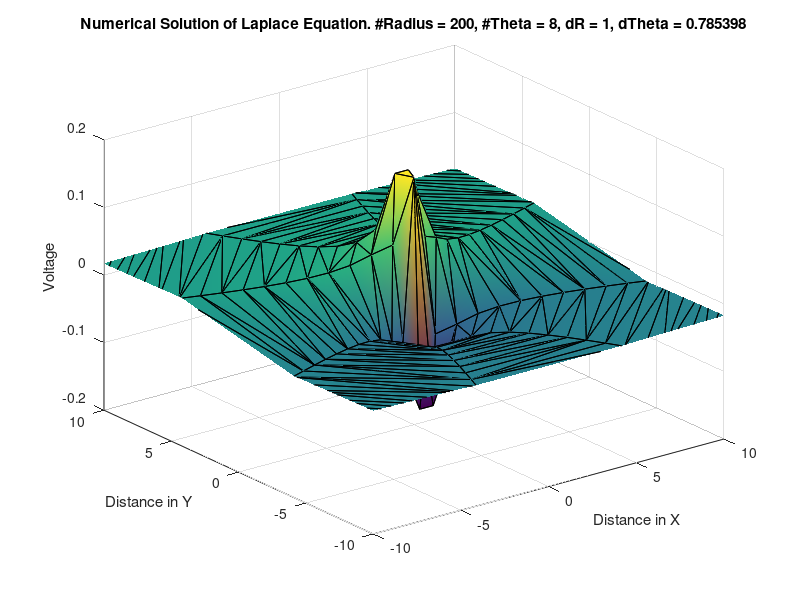

Source code (MATLAB):
clc
close all; clear all;

%%%%%%%%%%%%%%%%%%%%%%%%%%%%%%%%%%%%%%%%%%%%%%%%%%%%
%% Finite Difference Solution of Laplace Equation %
%%    4BC3 - Modelling of Biomedical Systems      %%
%%             Pavel Gueorguiev                   %%
%%            McMaster University                 %%
%%%%%%%%%%%%%%%%%%%%%%%%%%%%%%%%%%%%%%%%%%%%%%%%%%%%


%%%%%%%%%%%%%%%%%%%%%%%%%%%%%%%%%%%%%%%%%%%%%%%%%%%%
%%           Modifiable variables                 %%
%%%%%%%%%%%%%%%%%%%%%%%%%%%%%%%%%%%%%%%%%%%%%%%%%%%%

nR = 200;
nTheta = 8;

dR = 1;
dTheta = 2*pi/nTheta;
dThOff = pi/8;

q = 1*10^-9;
eps = 8.854*10^-12;

%%%%%%%%%%%%%%%%%%%%%%%%%%%%%%%%%%%%%%%%%%%%%%%%%%%%
%%          Matrix Dimensions/Definitions         %%
%%%%%%%%%%%%%%%%%%%%%%%%%%%%%%%%%%%%%%%%%%%%%%%%%%%%

nPoints = (nR-2)*nTheta;
z = zeros(nPoints,nPoints);
b = zeros(nPoints,1);
V = zeros(nTheta,1);

%%%%%%%%%%%%%%%%%%%%%%%%%%%%%%%%%%%%%%%%%%%%%%%%%%%%
%%         Calculating Boundary Condition         %%
%%     Voltage at a close distance(inner ring)    %%
%%%%%%%%%%%%%%%%%%%%%%%%%%%%%%%%%%%%%%%%%%%%%%%%%%%%
d = dR / 100;
pQ = [0 d];
nQ = [0 -d];
for (i = 1:nTheta)
  theta = i*dTheta + dThOff;
  [x,y] = pol2cart(theta,dR);
  r1 = ((pQ(1) - x)^2 + (pQ(2) - y)^2)^0.5;
  r2 = ((nQ(1) - x)^2 + (nQ(2) - y)^2)^0.5;
  V(i) = q/(4*pi*eps)*(1/r1 - 1/r2);
end

%%%%%%%%%%%%%%%%%%%%%%%%%%%%%%%%%%%%%%%%%%%%%%%%%%%%
%%               Matrix set-up loop               %%
%%         Solution of Laplace Equation           %%
%%              using Finite Difference           %%
%%    Dirichlet BC : Inner ring (see above)       %%
%%    Neumann BC   : Outermost ring equals inner  %%
%%                   dV/dR = 0                    %%     
%%%%%%%%%%%%%%%%%%%%%%%%%%%%%%%%%%%%%%%%%%%%%%%%%%%%
eqCount = 1;
for i = 2:nR-1
  for j = 1:nTheta
    A = (1/(dR^2) + 1/(i*(dR^2)));
    B = (-2/(dR^2) - 2/((i*dR)^2*(dTheta)^2));
    C = (-1/(i*(dR^2)) + 1/(dR^2));
    D = (1/((i*dR)^2*(dTheta)^2) + cot((j*dTheta)+dThOff)/(2*(dTheta)*(i*dR)^2));
    E = (1/((i*dR)^2*(dTheta)^2) - cot((j*dTheta)+dThOff)/(2*(dTheta)*(i*dR)^2));
	
	if (i == 2)			                        %BC 1) Dirichlet Boundary	
      b(eqCount) = -1*C*V(j);
	end
	
    if (j == 1)				                    %Case: V(#,1)->V(#,0) = V(#,N)
      %C->(theta-2)-> 0BD ->(theta-2)-> A  *Caution* E (shift +Theta) [C 0BD EA]
      z(eqCount,eqCount) = B;
      z(eqCount,eqCount+1) = D;
      z(eqCount,(eqCount-1)+nTheta) = E;
	  if (i != 2)                               %BC 1) Dirichlet Boundary
        z(eqCount,eqCount-nTheta) = C;
	  end
	  if (i != (nR-1))
        z(eqCount,eqCount+nTheta) = A;
      else
        %A = (1/(dR^2) + 1/((i+1)*(dR^2)));	  
        z(eqCount,eqCount) += A;                %BC 2) Neumann Boundary 
      end	  
	elseif (j == nTheta)			            %Case: V(#,N)->V(#,N+1) = V(#,1)
	  %C->(theta-2)-> EB0 ->(theta-2)-> A *Caution* D (shift -Theta) [CD EB0 A]
	    z(eqCount,eqCount) = B;
	    z(eqCount,(eqCount+1)-nTheta) = D;
	    z(eqCount,eqCount-1) = E;
		if (i != 2)		                        %BC 1) Dirichlet Boundary
	      z(eqCount,eqCount-nTheta) = C;
		end
		if (i != (nR-1))                        %BC 2) Neumann Boundary 
          z(eqCount,eqCount+nTheta) = A;
        else
		  %A = (1/(dR^2) + 1/((i+1)*(dR^2)));
		  z(eqCount,eqCount) += A;
        end		
	else
	  %C->(theta-2)-> EBD ->(theta-2)-> A [C EBD A]
	  z(eqCount,eqCount) = B;
	  z(eqCount,eqCount+1) = D;
	  z(eqCount,eqCount-1) = E;
	  if (i != 2)		                        %BC 1) Dirichlet Boundary
	    z(eqCount,eqCount-nTheta) = C;
	  end
	  if (i != (nR-1))
        z(eqCount,eqCount+nTheta) = A;          %BC 2) Neumann Boundary 
      else
	    %A = (1/(dR^2) + 1/((i+1)*(dR^2)));
	    z(eqCount,eqCount) += A;
      end		
	end
	eqCount = eqCount + 1;
  end
end

Vmap = inv(z)*b;

%%%%%%%%%%%%%%%%%%%%%%%%%%%%%%%%%%%%%%%%%%%%%%%%%
%%            Remapping of Results             %%
%%       Adding initial boundary voltage       %%
%% Convert polar to cylindrical and prepare    %%
%% the matrix for display                      %%
%%%%%%%%%%%%%%%%%%%%%%%%%%%%%%%%%%%%%%%%%%%%%%%%%

Vmap = [V;Vmap];
count=1; Rcount=1; 
Vcontour = zeros((nR-1),nTheta);
theta = zeros((nR-1)*nTheta,1);
r = zeros((nR-1)*nTheta,1);

for i = 1:nR-1
  for j = 1:nTheta
    theta(count) = dTheta*count;
	r(count) = dR*Rcount;
    Vcontour(i,j) = Vmap(count);	
	count=count+1;
  end
  Rcount=Rcount+1;
end

theta = theta + dThOff;
[x, y] = pol2cart (theta, r);
count = 1;
for i = 1:nR-1
  for j = 1:nTheta
    xMap(i,j) = x(count);
	yMap(i,j) = y(count);
	count+=1;
  end
end

%%%%%%%%%%%%%%%%%%%%%%%%%%%%%%%%%%%%%%%%%%%%%%%%%
%%            Graph - Using Trimap             %%
%%           See Trisuft Reference             %%
%%%%%%%%%%%%%%%%%%%%%%%%%%%%%%%%%%%%%%%%%%%%%%%%%

center = zeros(nTheta,1)';
Vcontour = [V'; Vcontour];
xMap = [center; xMap];
yMap = [center; yMap];

clf
tri = delaunay (xMap, yMap);
h = trisurf (tri, xMap, yMap, Vcontour, "facecolor", "interp");
%axis tight
axis([-10 10 -10 10])
zlim auto

title (sprintf("Numerical Solution of Laplace Equation. #Radius = %i, #Theta = %i, dR = %i, dTheta = %i",nR,nTheta,dR,dTheta))
xlabel('Distance in X');
ylabel('Distance in Y');
zlabel('Voltage');
 
%Trisurf Code Reference: http://octave.sourceforge.net/octave/function/trisurf.html
